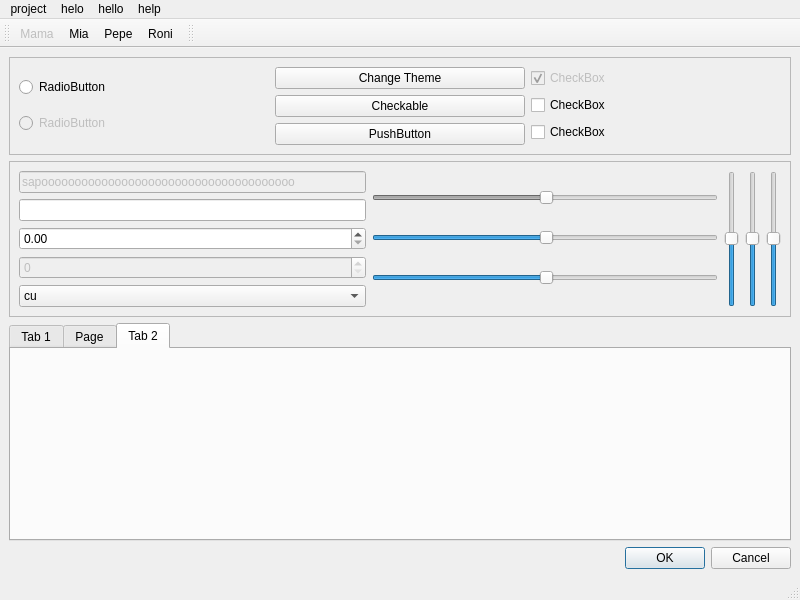
<?xml version="1.0" encoding="UTF-8"?>
<ui version="4.0">
 <class>MainWindow</class>
 <widget class="QMainWindow" name="MainWindow">
  <property name="geometry">
   <rect>
    <x>0</x>
    <y>0</y>
    <width>800</width>
    <height>600</height>
   </rect>
  </property>
  <property name="windowTitle">
   <string>MainWindow</string>
  </property>
  <widget class="QWidget" name="centralwidget">
   <layout class="QVBoxLayout" name="verticalLayout">
    <item>
     <widget class="QFrame" name="frame">
      <property name="frameShape">
       <enum>QFrame::Shape::StyledPanel</enum>
      </property>
      <property name="frameShadow">
       <enum>QFrame::Shadow::Raised</enum>
      </property>
      <layout class="QHBoxLayout" name="horizontalLayout">
       <item>
        <layout class="QVBoxLayout" name="verticalLayout_2">
         <item>
          <widget class="QRadioButton" name="radioButton">
           <property name="enabled">
            <bool>true</bool>
           </property>
           <property name="text">
            <string>RadioButton</string>
           </property>
           <property name="checkable">
            <bool>true</bool>
           </property>
           <property name="checked">
            <bool>false</bool>
           </property>
           <property name="autoExclusive">
            <bool>true</bool>
           </property>
          </widget>
         </item>
         <item>
          <widget class="QRadioButton" name="radioButton_2">
           <property name="enabled">
            <bool>false</bool>
           </property>
           <property name="text">
            <string>RadioButton</string>
           </property>
          </widget>
         </item>
        </layout>
       </item>
       <item>
        <layout class="QVBoxLayout" name="verticalLayout_5">
         <item>
          <widget class="QPushButton" name="change_theme_button">
           <property name="maximumSize">
            <size>
             <width>16777215</width>
             <height>28</height>
            </size>
           </property>
           <property name="text">
            <string>Change Theme</string>
           </property>
           <property name="checkable">
            <bool>false</bool>
           </property>
           <property name="autoExclusive">
            <bool>false</bool>
           </property>
           <property name="default">
            <bool>false</bool>
           </property>
           <property name="flat">
            <bool>false</bool>
           </property>
           <property name="status" stdset="0">
            <string>main</string>
           </property>
          </widget>
         </item>
         <item>
          <widget class="QPushButton" name="pushButton">
           <property name="toolTip">
            <string>ESTOY LOOOOCO
LO LO LO LO 
LOCO</string>
           </property>
           <property name="text">
            <string>Checkable</string>
           </property>
           <property name="checkable">
            <bool>true</bool>
           </property>
           <property name="autoExclusive">
            <bool>false</bool>
           </property>
           <property name="status" stdset="0">
            <string>danger</string>
           </property>
          </widget>
         </item>
         <item>
          <widget class="QPushButton" name="pushButton_2">
           <property name="enabled">
            <bool>true</bool>
           </property>
           <property name="text">
            <string>PushButton</string>
           </property>
           <property name="status" stdset="0">
            <string>warning</string>
           </property>
          </widget>
         </item>
        </layout>
       </item>
       <item>
        <layout class="QVBoxLayout" name="verticalLayout_6">
         <item>
          <widget class="QCheckBox" name="checkBox_3">
           <property name="enabled">
            <bool>false</bool>
           </property>
           <property name="text">
            <string>CheckBox</string>
           </property>
           <property name="checked">
            <bool>true</bool>
           </property>
          </widget>
         </item>
         <item>
          <widget class="QCheckBox" name="checkBox_2">
           <property name="text">
            <string>CheckBox</string>
           </property>
           <property name="checked">
            <bool>false</bool>
           </property>
           <property name="autoExclusive">
            <bool>false</bool>
           </property>
           <property name="tristate">
            <bool>false</bool>
           </property>
          </widget>
         </item>
         <item>
          <widget class="QCheckBox" name="checkBox">
           <property name="text">
            <string>CheckBox</string>
           </property>
          </widget>
         </item>
        </layout>
       </item>
      </layout>
     </widget>
    </item>
    <item>
     <widget class="QFrame" name="frame_2">
      <property name="frameShape">
       <enum>QFrame::Shape::StyledPanel</enum>
      </property>
      <property name="frameShadow">
       <enum>QFrame::Shadow::Plain</enum>
      </property>
      <layout class="QHBoxLayout" name="horizontalLayout_2">
       <item>
        <layout class="QVBoxLayout" name="verticalLayout_3">
         <item>
          <widget class="QLineEdit" name="lineEdit_2">
           <property name="enabled">
            <bool>false</bool>
           </property>
           <property name="text">
            <string>sapoooooooooooooooooooooooooooooooooooooo</string>
           </property>
          </widget>
         </item>
         <item>
          <widget class="QLineEdit" name="lineEdit"/>
         </item>
         <item>
          <widget class="QDoubleSpinBox" name="doubleSpinBox"/>
         </item>
         <item>
          <widget class="QSpinBox" name="spinBox">
           <property name="enabled">
            <bool>false</bool>
           </property>
          </widget>
         </item>
         <item>
          <widget class="QComboBox" name="comboBox">
           <property name="enabled">
            <bool>true</bool>
           </property>
           <item>
            <property name="text">
             <string>cu</string>
            </property>
           </item>
           <item>
            <property name="text">
             <string>anus</string>
            </property>
           </item>
          </widget>
         </item>
        </layout>
       </item>
       <item>
        <layout class="QVBoxLayout" name="verticalLayout_4">
         <item>
          <widget class="QSlider" name="horizontalSlider">
           <property name="enabled">
            <bool>false</bool>
           </property>
           <property name="value">
            <number>50</number>
           </property>
           <property name="orientation">
            <enum>Qt::Orientation::Horizontal</enum>
           </property>
          </widget>
         </item>
         <item>
          <widget class="QSlider" name="horizontalSlider_3">
           <property name="value">
            <number>50</number>
           </property>
           <property name="orientation">
            <enum>Qt::Orientation::Horizontal</enum>
           </property>
          </widget>
         </item>
         <item>
          <widget class="QSlider" name="horizontalSlider_2">
           <property name="value">
            <number>50</number>
           </property>
           <property name="orientation">
            <enum>Qt::Orientation::Horizontal</enum>
           </property>
          </widget>
         </item>
        </layout>
       </item>
       <item>
        <layout class="QHBoxLayout" name="horizontalLayout_3">
         <item>
          <widget class="QSlider" name="verticalSlider_2">
           <property name="value">
            <number>50</number>
           </property>
           <property name="orientation">
            <enum>Qt::Orientation::Vertical</enum>
           </property>
          </widget>
         </item>
         <item>
          <widget class="QSlider" name="verticalSlider_3">
           <property name="value">
            <number>50</number>
           </property>
           <property name="orientation">
            <enum>Qt::Orientation::Vertical</enum>
           </property>
          </widget>
         </item>
         <item>
          <widget class="QSlider" name="verticalSlider">
           <property name="value">
            <number>50</number>
           </property>
           <property name="orientation">
            <enum>Qt::Orientation::Vertical</enum>
           </property>
          </widget>
         </item>
        </layout>
       </item>
      </layout>
     </widget>
    </item>
    <item>
     <widget class="QTabWidget" name="tabWidget">
      <property name="currentIndex">
       <number>2</number>
      </property>
      <widget class="QWidget" name="tab">
       <attribute name="title">
        <string>Tab 1</string>
       </attribute>
       <layout class="QHBoxLayout" name="horizontalLayout_4">
        <item>
         <widget class="QProgressBar" name="progressBar">
          <property name="value">
           <number>24</number>
          </property>
         </widget>
        </item>
       </layout>
      </widget>
      <widget class="QWidget" name="tab_3">
       <attribute name="title">
        <string>Page</string>
       </attribute>
       <layout class="QHBoxLayout" name="horizontalLayout_6">
        <item>
         <widget class="QSpinBox" name="spinBox_2"/>
        </item>
        <item>
         <widget class="QComboBox" name="comboBox_2">
          <item>
           <property name="text">
            <string>Single Division</string>
           </property>
          </item>
          <item>
           <property name="text">
            <string>Multiple Division</string>
           </property>
          </item>
         </widget>
        </item>
        <item>
         <widget class="QTreeWidget" name="treeWidget">
          <property name="alternatingRowColors">
           <bool>true</bool>
          </property>
          <column>
           <property name="text">
            <string>Frequency</string>
           </property>
          </column>
          <item>
           <property name="text">
            <string>100</string>
           </property>
          </item>
          <item>
           <property name="text">
            <string>1</string>
           </property>
          </item>
          <item>
           <property name="text">
            <string>2</string>
           </property>
          </item>
          <item>
           <property name="text">
            <string>3</string>
           </property>
          </item>
          <item>
           <property name="text">
            <string>4</string>
           </property>
          </item>
          <item>
           <property name="text">
            <string>5</string>
           </property>
          </item>
          <item>
           <property name="text">
            <string>6</string>
           </property>
          </item>
          <item>
           <property name="text">
            <string>7</string>
           </property>
          </item>
          <item>
           <property name="text">
            <string>8</string>
           </property>
          </item>
          <item>
           <property name="text">
            <string>9</string>
           </property>
          </item>
          <item>
           <property name="text">
            <string>200</string>
           </property>
          </item>
          <item>
           <property name="text">
            <string>300</string>
           </property>
          </item>
          <item>
           <property name="text">
            <string>400</string>
           </property>
          </item>
          <item>
           <property name="text">
            <string>500</string>
           </property>
          </item>
         </widget>
        </item>
        <item>
         <widget class="QTableWidget" name="tableWidget">
          <property name="frameShape">
           <enum>QFrame::Shape::StyledPanel</enum>
          </property>
          <property name="frameShadow">
           <enum>QFrame::Shadow::Plain</enum>
          </property>
          <row>
           <property name="text">
            <string>yeahhhh</string>
           </property>
          </row>
          <row>
           <property name="text">
            <string>hellmans</string>
           </property>
          </row>
          <column>
           <property name="text">
            <string>AOOOOOOOOOOO</string>
           </property>
          </column>
          <column>
           <property name="text">
            <string>sapo cururu</string>
           </property>
          </column>
          <item row="0" column="0">
           <property name="text">
            <string>hell na</string>
           </property>
          </item>
          <item row="0" column="1">
           <property name="text">
            <string>nahhhh</string>
           </property>
          </item>
          <item row="1" column="0">
           <property name="text">
            <string>fr</string>
           </property>
          </item>
          <item row="1" column="1">
           <property name="text">
            <string>xpto</string>
           </property>
          </item>
         </widget>
        </item>
       </layout>
      </widget>
      <widget class="QWidget" name="tab_2">
       <attribute name="title">
        <string>Tab 2</string>
       </attribute>
       <layout class="QHBoxLayout" name="horizontalLayout_5">
        <item>
         <widget class="CommonRenderWidget" name="render_widget" native="true">
          <widget class="QLabel" name="label">
           <property name="geometry">
            <rect>
             <x>140</x>
             <y>20</y>
             <width>500</width>
             <height>141</height>
            </rect>
           </property>
           <property name="maximumSize">
            <size>
             <width>500</width>
             <height>500</height>
            </size>
           </property>
           <property name="styleSheet">
            <string notr="true">font-family: 'MS Sans Serif';</string>
           </property>
           <property name="text">
            <string/>
           </property>
           <property name="pixmap">
            <pixmap>../../../OpenPulse/pulse/interface/data/icons/logos/OpenPulse_logo_white.png</pixmap>
           </property>
           <property name="scaledContents">
            <bool>true</bool>
           </property>
          </widget>
         </widget>
        </item>
       </layout>
      </widget>
     </widget>
    </item>
    <item>
     <widget class="QDialogButtonBox" name="buttonBox">
      <property name="enabled">
       <bool>true</bool>
      </property>
      <property name="standardButtons">
       <set>QDialogButtonBox::StandardButton::Cancel|QDialogButtonBox::StandardButton::Ok</set>
      </property>
      <property name="danger" stdset="0">
       <bool>true</bool>
      </property>
     </widget>
    </item>
   </layout>
  </widget>
  <widget class="QMenuBar" name="menubar">
   <property name="geometry">
    <rect>
     <x>0</x>
     <y>0</y>
     <width>800</width>
     <height>20</height>
    </rect>
   </property>
   <widget class="QMenu" name="menuproject">
    <property name="title">
     <string>project</string>
    </property>
    <addaction name="actionMama"/>
    <addaction name="actionMia"/>
    <addaction name="actionPepe"/>
    <addaction name="actionRoni"/>
   </widget>
   <widget class="QMenu" name="menuhelo">
    <property name="title">
     <string>helo</string>
    </property>
   </widget>
   <widget class="QMenu" name="menuhello">
    <property name="title">
     <string>hello</string>
    </property>
   </widget>
   <widget class="QMenu" name="menuhelp">
    <property name="title">
     <string>help</string>
    </property>
   </widget>
   <addaction name="menuproject"/>
   <addaction name="menuhelo"/>
   <addaction name="menuhello"/>
   <addaction name="menuhelp"/>
  </widget>
  <widget class="QStatusBar" name="statusbar"/>
  <widget class="QToolBar" name="toolBar">
   <property name="windowTitle">
    <string>toolBar</string>
   </property>
   <attribute name="toolBarArea">
    <enum>TopToolBarArea</enum>
   </attribute>
   <attribute name="toolBarBreak">
    <bool>false</bool>
   </attribute>
   <addaction name="actionMama"/>
   <addaction name="actionMia"/>
   <addaction name="actionPepe"/>
   <addaction name="actionRoni"/>
  </widget>
  <widget class="QToolBar" name="toolbar_2">
   <property name="windowTitle">
    <string>toolBar_2</string>
   </property>
   <attribute name="toolBarArea">
    <enum>TopToolBarArea</enum>
   </attribute>
   <attribute name="toolBarBreak">
    <bool>false</bool>
   </attribute>
  </widget>
  <action name="actionMama">
   <property name="checkable">
    <bool>true</bool>
   </property>
   <property name="enabled">
    <bool>false</bool>
   </property>
   <property name="text">
    <string>Mama</string>
   </property>
  </action>
  <action name="actionMia">
   <property name="checkable">
    <bool>true</bool>
   </property>
   <property name="text">
    <string>Mia</string>
   </property>
  </action>
  <action name="actionPepe">
   <property name="checkable">
    <bool>true</bool>
   </property>
   <property name="icon">
    <iconset>
     <normaloff>arrow_up_light_theme.svg</normaloff>arrow_up_light_theme.svg</iconset>
   </property>
   <property name="text">
    <string>Pepe</string>
   </property>
  </action>
  <action name="actionRoni">
   <property name="checkable">
    <bool>true</bool>
   </property>
   <property name="icon">
    <iconset>
     <normaloff>arrow_down_dark_theme.svg</normaloff>arrow_down_dark_theme.svg</iconset>
   </property>
   <property name="text">
    <string>Roni</string>
   </property>
  </action>
 </widget>
 <customwidgets>
  <customwidget>
   <class>CommonRenderWidget</class>
   <extends>QWidget</extends>
   <header>molde.render_widgets.common_render_widget</header>
   <container>1</container>
  </customwidget>
 </customwidgets>
 <resources/>
 <connections/>
</ui>
